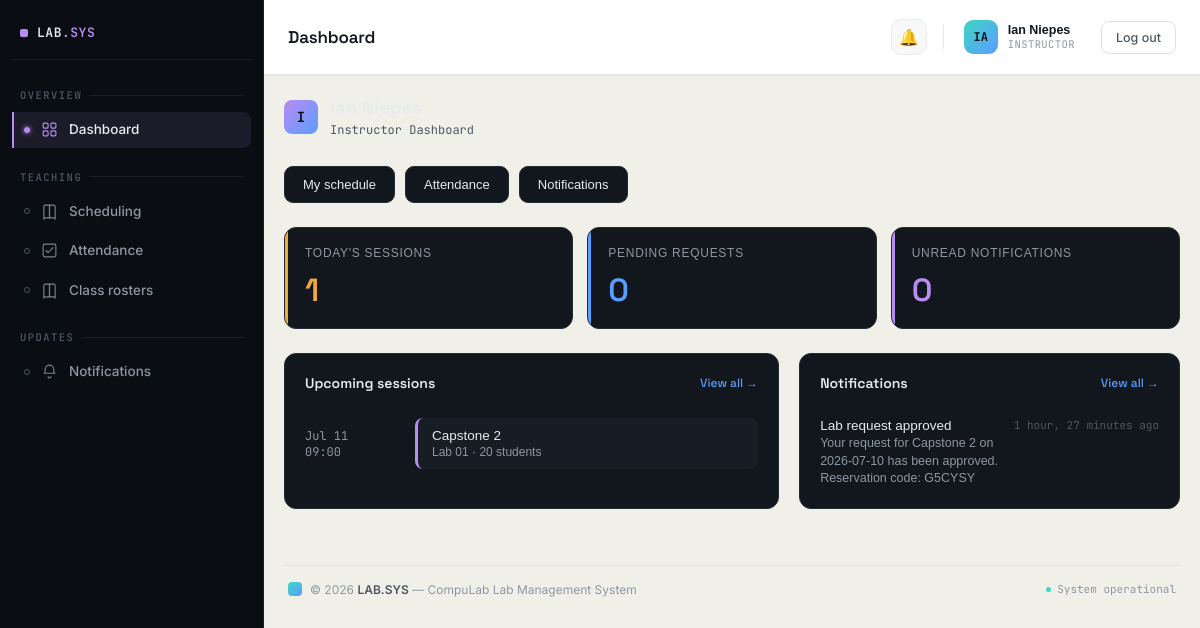
The page /accounts/dashboard/instructor/ (signed in) on the database its author committed.
### accounts/models.py (models this page shows, shortened)
class User(AbstractUser):
    ROLE_CHOICES = [
        ('admin', 'Admin'),
        ('incharge', 'Lab In-charge'),
        ('instructor', 'Instructor'),
        ('student', 'Student'),
    ]
    role = models.CharField(max_length=20, choices=ROLE_CHOICES, default='instructor')
    id_number = models.CharField(
        max_length=50, blank=True, default='',
        help_text='Student/Instructor ID — used to match this account to reservation requests and lab PC check-ins. Separate from the login username.'
    )
    assigned_lab = models.ForeignKey(
        'labs.Lab',
        null=True,
        blank=True,
        on_delete=models.SET_NULL,
        related_name='assigned_users'
    )
    email_notifications_enabled = models.BooleanField(default=True)

### scheduling/models.py (models this page shows, shortened)
class Session(models.Model):
    REQUESTER_TYPE = [
        ('instructor', 'Instructor'),
        ('student', 'Student'),
    ]
    lab = models.ForeignKey('labs.Lab', on_delete=models.CASCADE, related_name='sessions')
    instructor = models.ForeignKey(
        settings.AUTH_USER_MODEL, on_delete=models.SET_NULL, null=True, blank=True,
        related_name='sessions',
        help_text='Optional — only set when the requester has a matching CompuLab account.'
    )
    roster = models.ForeignKey(
        ClassRoster, on_delete=models.SET_NULL, null=True, blank=True, related_name='sessions',
        help_text='Optional — attach a class roster so attendance reports can show real present/absent names.'
    )
    requester_type = models.CharField(max_length=10, choices=REQUESTER_TYPE, default='instructor')
    requester_name = models.CharField(max_length=150, default='')
    requester_id_number = models.CharField(
        max_length=50, default='', help_text='Student ID or Instructor ID presented at the lab PC.'
    )
    reservation_code = models.CharField(max_length=12, unique=True, null=True, blank=True)
    subject = models.CharField(max_length=200)
    date = models.DateField()
    start_time = models.TimeField()
    end_time = models.TimeField()
    student_count = models.PositiveIntegerField(default=0)
    created_at = models.DateTimeField(auto_now_add=True)

### labs/models.py (models this page shows, shortened)
class Lab(models.Model):
    name = models.CharField(max_length=100)
    location = models.CharField(max_length=200, blank=True)
    opening_time = models.TimeField(
        default='07:00',
        help_text='Daily opening time, used as the capacity basis for utilization % in reports.'
    )
    closing_time = models.TimeField(
        default='21:00',
        help_text='Daily closing time, used as the capacity basis for utilization % in reports.'
    )

### notifications/models.py (models this page shows, shortened)
class Notification(models.Model):
    TYPE_CHOICES = [
        ('booking_confirmation', 'Booking Confirmation'),
        ('schedule_reminder', 'Schedule Reminder'),
        ('maintenance_alert', 'Maintenance Alert'),
        ('system_announcement', 'System Announcement'),
        ('general', 'General'),
    ]
    user = models.ForeignKey(settings.AUTH_USER_MODEL, on_delete=models.CASCADE, related_name='notifications')
    title = models.CharField(max_length=200)
    message = models.TextField(blank=True)
    notification_type = models.CharField(max_length=30, choices=TYPE_CHOICES, default='general')
    read = models.BooleanField(default=False)
    is_system_alert = models.BooleanField(default=False)
    created_at = models.DateTimeField(auto_now_add=True)

### accounts/views.py (the view)
# urls.py: path('dashboard/instructor/', views.InstructorDashboardView.as_view(), name='instructor_dashboard'),
class InstructorDashboardView(RoleRequiredMixin, TemplateView):
    allowed_roles = ['instructor']
    template_name = 'dashboard/instructor.html'
    def get_context_data(self, **kwargs):
        from notifications.models import Notification
        from scheduling.models import Session, SessionRequest
        from django.utils import timezone
        ctx = super().get_context_data(**kwargs)
        today = timezone.now().date()
        ctx['upcoming_sessions'] = Session.objects.filter(
            instructor=self.request.user, date__gte=today
        ).select_related('lab').order_by('date', 'start_time')[:8]
        ctx['todays_sessions_count'] = Session.objects.filter(
            instructor=self.request.user, date=today
        ).count()
        ctx['pending_requests_count'] = SessionRequest.objects.filter(
            instructor=self.request.user, status='pending'
        ).count()
        ctx['notifications'] = Notification.objects.filter(
            user=self.request.user
        ).order_by('-created_at')[:6]
        ctx['unread_count'] = Notification.objects.filter(
            user=self.request.user, read=False
        ).count()
        return ctx

### accounts/context_processors.py (called while the page is built)
def sidebar_counts(request):
    if not request.user.is_authenticated:
        return {}
    return {
        'unread_notifications_count': Notification.objects.filter(
            user=request.user, read=False
        ).count(),
        'open_issues_count': Issue.objects.filter(status='open').count()
        if request.user.role in ['admin', 'incharge'] else 0,
    }

### accounts/mixins.py (called while the page is built)
    def dispatch(self, request, *args, **kwargs):
        if not request.user.is_authenticated:
            return self.handle_no_permission()
        if self.allowed_roles and request.user.role not in self.allowed_roles:
            raise PermissionDenied
        return super().dispatch(request, *args, **kwargs)

### compulab/templates/dashboard/instructor.html (shortened to what this page needs)
{% extends "base.html" %}
{% block content %}
<div class="in-topbar">
  <div class="in-brand">
    <div class="in-brand-mark">I</div>
    <div class="in-brand-text">
      <h1>{{ request.user.get_full_name|default:request.user.username }}</h1>
      <span>Instructor Dashboard</span>
    </div>
  </div>
</div>
<div class="in-quick-actions">
  <a href="{% url 'inst_schedule' %}" class="in-quick-btn">My schedule</a>
  <a href="{% url 'attendance' %}" class="in-quick-btn">Attendance</a>
  <a href="{% url 'inst_alerts' %}" class="in-quick-btn">Notifications{% if unread_count %} ({{ unread_count }}){% endif %}</a>
</div>
<div class="in-metrics">
  <div class="in-metric amber">
    <div class="in-metric-label">Today's sessions</div>
    <div class="in-metric-val">{{ todays_sessions_count }}</div>
  </div>
  <div class="in-metric blue">
    <div class="in-metric-label">Pending requests</div>
    <div class="in-metric-val">{{ pending_requests_count }}</div>
  </div>
  <div class="in-metric purple">
    <div class="in-metric-label">Unread notifications</div>
    <div class="in-metric-val">{{ unread_count }}</div>
  </div>
</div>
<div class="in-two-col">
  <div class="in-panel">
    <div class="in-section-title">
      Upcoming sessions
      <a href="{% url 'inst_schedule' %}" class="in-action">View all →</a>
    </div>
    {% for session in upcoming_sessions %}
      <div class="in-schedule-row">
        <div class="in-schedule-time">{{ session.date|date:"M d" }}<br>{{ session.start_time|time:"H:i" }}</div>
        <div class="in-schedule-block">
          <div class="in-s-title">{{ session.subject }}</div>
          <div class="in-s-sub">{{ session.lab.name }} · {{ session.student_count }} students</div>
        </div>
      </div>
    {% empty %}
      <p class="in-empty">No upcoming sessions. Coordinate with the admin or lab in-charge to reserve one.</p>
    {% endfor %}
  </div>
  <div class="in-panel">
    <div class="in-section-title">
      Notifications
      <a href="{% url 'inst_alerts' %}" class="in-action">View all →</a>
    </div>
    {% for notif in notifications %}
      <div class="in-alert-item">
        <div style="flex:1">
          <div class="in-alert-title">{{ notif.title }}</div>
          <div class="in-alert-sub">{{ notif.message }}</div>
        </div>
        <div class="in-alert-time">{{ notif.created_at|timesince }} ago</div>
      </div>
    {% empty %}
      <p class="in-empty">No new notifications.</p>
    {% endfor %}
  </div>
</div>
{% endblock %}

### compulab/templates/dashboard/navbar.html (shortened to what this page needs)
<div class="topbar">
  <div class="topbar-title">{{ page_title|default:"Dashboard" }}</div>
  <div class="topbar-right">
    <div class="topbar-notif">
      <a href="{% url 'notifications' %}" title="Notifications">
        🔔
      </a>
    </div>
    <div class="topbar-user">
      <div class="avatar">
        {{ request.user.get_full_name|slice:":2"|upper }}
      </div>
      <div class="user-meta">
        <span class="user-name">{{ request.user.get_full_name|default:request.user.username }}</span>
        <span class="user-role">{{ request.user.role|default:"Admin" }}</span>
      </div>
    </div>
    <form method="post" action="{% url 'logout' %}" style="display:inline;">
      <button type="submit" class="btn">Log out</button>
    </form>
  </div>
</div>

### compulab/templates/base.html (style rules this page uses)
* { box-sizing: border-box; margin: 0; padding: 0; }
html, body { height: 100%; }
body { font-family: sans-serif; background: #f1f0e8; color: #2c2c2a; }
:root { --topbar-accent: #3ed6c4; --topbar-accent-tint: rgba(62,214,196,0.12); --topbar-ink-1: #12171d; --topbar-text-1: #4d5761; --topbar-text-2: #8b98a3; }
a { color: inherit; }

### compulab/templates/dashboard/navbar.html (style rules this page uses)
.topbar { padding: 16px 24px; border-bottom: 1px solid #e0e0e0; background: white; display: flex; align-items: center; justify-content: space-between; box-shadow: 0 1px 3px rgba(18, 23, 29, 0.03); }
.topbar-title { font-family: 'Space Grotesk', sans-serif; font-size: 17px; font-weight: 600; letter-spacing: -0.01em; color: #12171d; }
.topbar-right { display: flex; align-items: center; gap: 16px; font-size: 13px; color: #555; }
.topbar-notif { position: relative; display: flex; align-items: center; }
.topbar-notif a { position: relative; display: flex; align-items: center; justify-content: center; width: 36px; height: 36px; border-radius: 10px; font-size: 16px; text-decoration: none; color: #4d5761; background: #f7f8f9; border: 1px solid #ececec; transition: background-color 0.15s ease, border-color 0.15s ease, transform 0.15s ease; }
.topbar-user { display: flex; align-items: center; gap: 10px; padding: 4px 10px 4px 4px; border-radius: 12px; transition: background-color 0.15s ease; }
.avatar { width: 34px; height: 34px; border-radius: 9px; background: linear-gradient(135deg, #3ed6c4, #5b9dff); color: #0a0e12; font-family: 'JetBrains Mono', monospace; font-size: 12px; font-weight: 700; display: flex; align-items: center; justify-content: center; flex-shrink: 0; }
.user-meta { display: flex; flex-direction: column; line-height: 1.25; }
.user-name { font-size: 12.5px; font-weight: 600; color: #12171d; white-space: nowrap; }
.user-role { font-size: 10.5px; font-family: 'JetBrains Mono', monospace; color: #8b98a3; text-transform: uppercase; letter-spacing: 0.04em; }
.btn { display: inline-flex; align-items: center; gap: 6px; padding: 8px 14px; border-radius: 8px; font-size: 12.5px; font-weight: 500; border: 1px solid #e0e0e0; background: white; cursor: pointer; text-decoration: none; color: #4d5761; font-family: 'Inter', sans-serif; transition: background-color 0.15s ease, border-color 0.15s ease, color 0.15s ease; }

### rows shown on the page
User: user.get_full_name "IA", user.get_full_name "Ian Niepes", user.role "INSTRUCTOR"
Session: date "Jul 11", start_time "09:00", subject "Capstone 2", lab.name "Lab 01", student_count "20"
Notification: title "Lab request approved", message "Your request for Capstone 2 on 2026-07-10 has been approved. Reservation code: G5CYSY", created_at "1 hour, 27 minutes"

### other values the page prints
{{ page_title|default:"Dashboard" }} "Dashboard"
{{ todays_sessions_count }} "1"
{{ pending_requests_count }} "0"
{{ unread_count }} "0"
